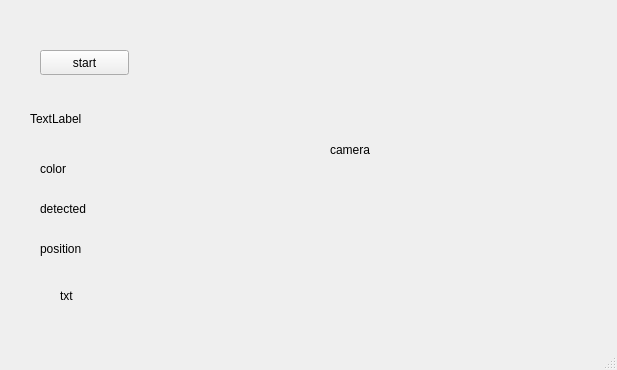
<?xml version="1.0" encoding="UTF-8"?>
<ui version="4.0">
 <class>MainWindow</class>
 <widget class="QMainWindow" name="MainWindow">
  <property name="geometry">
   <rect>
    <x>0</x>
    <y>0</y>
    <width>617</width>
    <height>370</height>
   </rect>
  </property>
  <property name="windowTitle">
   <string>MainWindow</string>
  </property>
  <widget class="QWidget" name="centralwidget">
   <widget class="QPushButton" name="StartButton">
    <property name="geometry">
     <rect>
      <x>40</x>
      <y>50</y>
      <width>89</width>
      <height>25</height>
     </rect>
    </property>
    <property name="text">
     <string>start</string>
    </property>
   </widget>
   <widget class="QLabel" name="videoLabel">
    <property name="geometry">
     <rect>
      <x>190</x>
      <y>30</y>
      <width>320</width>
      <height>240</height>
     </rect>
    </property>
    <property name="text">
     <string>camera</string>
    </property>
    <property name="alignment">
     <set>Qt::AlignCenter</set>
    </property>
   </widget>
   <widget class="QLabel" name="colorlabel">
    <property name="geometry">
     <rect>
      <x>40</x>
      <y>160</y>
      <width>131</width>
      <height>17</height>
     </rect>
    </property>
    <property name="text">
     <string>color</string>
    </property>
   </widget>
   <widget class="QLabel" name="detectedlabel">
    <property name="geometry">
     <rect>
      <x>40</x>
      <y>200</y>
      <width>161</width>
      <height>17</height>
     </rect>
    </property>
    <property name="text">
     <string>detected</string>
    </property>
   </widget>
   <widget class="QLabel" name="positionlabel">
    <property name="geometry">
     <rect>
      <x>40</x>
      <y>240</y>
      <width>171</width>
      <height>17</height>
     </rect>
    </property>
    <property name="text">
     <string>position</string>
    </property>
   </widget>
   <widget class="QLabel" name="label">
    <property name="geometry">
     <rect>
      <x>30</x>
      <y>110</y>
      <width>67</width>
      <height>17</height>
     </rect>
    </property>
    <property name="text">
     <string>TextLabel</string>
    </property>
   </widget>
   <widget class="QLabel" name="gpioStatusLabel">
    <property name="geometry">
     <rect>
      <x>60</x>
      <y>280</y>
      <width>491</width>
      <height>31</height>
     </rect>
    </property>
    <property name="text">
     <string>txt</string>
    </property>
   </widget>
  </widget>
  <widget class="QMenuBar" name="menubar">
   <property name="geometry">
    <rect>
     <x>0</x>
     <y>0</y>
     <width>617</width>
     <height>22</height>
    </rect>
   </property>
  </widget>
  <widget class="QStatusBar" name="statusbar"/>
 </widget>
 <resources/>
 <connections/>
</ui>
